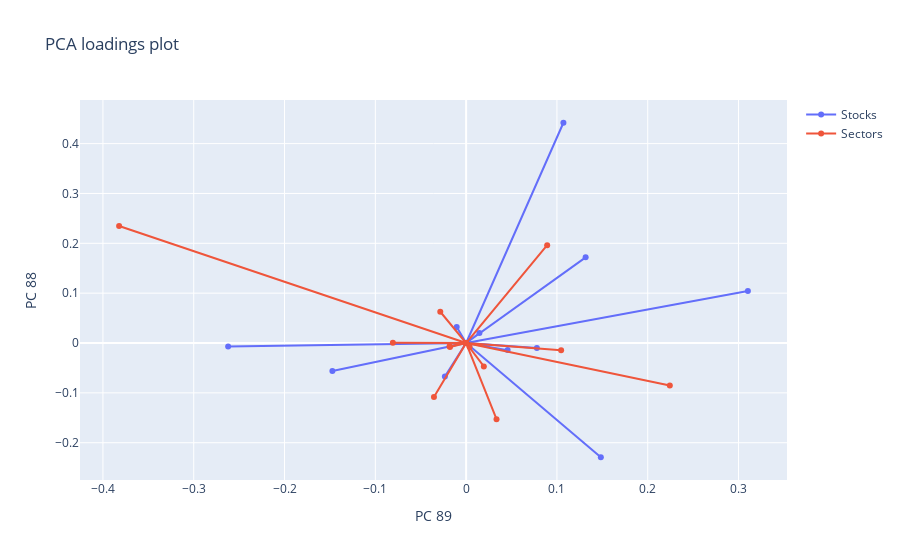

Notebook code for this chart:
### Code cell
#As we can see, most of the variance is concentrated in the top 1-3 components. These components capture 
#"market wide" effects that impact all members of the dataset.

# Now we plot loadings which load = eigenvec*sqrt(eigenval)

#we will analyse the last few components (third and 4th from the end)
k1 = -1
k2 = -2
k3 = -3
xl = []
yl = []

#set up the labels so that central points are blank
tickers = list(mix_asset_class_rets.columns)

#insert some spacers as we want pairs of labels
for index, item in enumerate(tickers):
    if index % 2 == 0:
        tickers.insert(index,'')


#build up data points for loadings plot
for i in range(eig_vecs.shape[0]):
    x_val = [0,eig_vecs[i,k1]*(0 if eig_vals[i]<0 else np.sqrt(eig_vals[i]))]
    y_val = [0,eig_vecs[i,k2]*(0 if eig_vals[i]<0 else np.sqrt(eig_vals[i]))]
    xl.append(x_val)
    yl.append(y_val)

#convert list of lists to list     
flattenedx = [val for sublist in xl for val in sublist]
flattenedy = [val for sublist in yl for val in sublist]

traceall = go.Scatter(
    x = flattenedx,
    y = flattenedy,
    mode = 'lines+markers',name = 'all',
    text = tickers,
)

trace1 = go.Scatter(
    x = flattenedx[0:22],
    y = flattenedy[0:22],
    mode = 'lines+markers',name = 'Stocks',
    text = tickers[0:22]
)

trace2 = go.Scatter(
    x = flattenedx[22:((20+45)*2)],
    y = flattenedy[22:((20+45)*2)],
    mode = 'lines+markers',name = 'Sectors',
    text = tickers[22:((20+45)*2)]
)

trace3 = go.Scatter(
    x = flattenedx[((20+45)*2):],
    y = flattenedy[((20+45)*2):],
    mode = 'lines+markers',name = 'Regions',
    text = tickers[((20+45)*2):]
)

layout=Layout(
        yaxis=YAxis(title='PC %s' % (90+k2)),
        xaxis=XAxis(title='PC %s' % (90+k1)),
        title='PCA loadings plot')

data = [trace1,trace2,trace3]
#data = [traceall]
fig = Figure(data=data,layout=layout)
iplot(fig)

### Figure 1 — Plotly figure (JSON) as saved in the notebook; plotly's stock layout.template omitted (floating-point values rounded to 4 significant figures)
{"data": [{"mode": "lines+markers", "name": "Stocks", "text": ["", "AMZN", "", "DVEM", "", "ES=F", "", "EURJPY=X", "", "GS", "", "INR=X", "", "MORT", "", "MXN=X", "", "NG=F", "", "PSJ", "", "RAAAX"], "type": "scatter", "x": [0, 0.1484, 0, 0.1071, 0, -0.2621, 0, 0.07793, 0, 0.1316, 0, -0.02341, 0, -0.01037, 0, 0.0457, 0, 0.01463, 0, -0.1473, 0, 0.3103], "y": [0, -0.2292, 0, 0.4419, 0, -0.00675, 0, -0.0102, 0, 0.1719, 0, -0.06736, 0, 0.03217, 0, -0.01425, 0, 0.01987, 0, -0.05596, 0, 0.1045]}, {"mode": "lines+markers", "name": "Sectors", "text": ["", "SCATX", "", "UMPSX", "", "ZC=F", "", "^FTSE", "", "^GDAXI", "", "^HSI", "", "^IXIC", "", "^KS11", "", "^MXX", "", "^N225", "", "^STOXX50E", "", "^VIX"], "type": "scatter", "x": [0, 0.08926, 0, -0.03543, 0, 0.003777, 0, -0.3822, 0, 0.2243, 0, 0.03348, 0, -0.08069, 0, -0.01778, 0, 0.01951, 0, -0.02847, 0, 0.1046, 0, -0.01826], "y": [0, 0.1963, 0, -0.1085, 0, -0.007419, 0, 0.2348, 0, -0.08511, 0, -0.1528, 0, 0.0007048, 0, -0.008222, 0, -0.04688, 0, 0.06273, 0, -0.01443, 0, -0.006351]}, {"mode": "lines+markers", "name": "Regions", "text": [], "type": "scatter", "x": [], "y": []}], "layout": {"title": {"text": "PCA loadings plot"}, "xaxis": {"title": {"text": "PC 89"}}, "yaxis": {"title": {"text": "PC 88"}}}}
